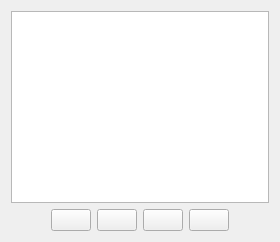
                 <widget class="QWidget" name="page_5">
                  <layout class="QVBoxLayout" name="verticalLayout_13">
                   <item>
                    <widget class="QListWidget" name="enumList"/>
                   </item>
                   <item>
                    <layout class="QHBoxLayout" name="horizontalLayout_5">
                     <item>
                      <spacer name="horizontalSpacer">
                       <property name="orientation">
                        <enum>Qt::Horizontal</enum>
                       </property>
                       <property name="sizeHint" stdset="0">
                        <size>
                         <width>40</width>
                         <height>20</height>
                        </size>
                       </property>
                      </spacer>
                     </item>
                     <item>
                      <widget class="QPushButton" name="enumRemoveButton">
                       <property name="toolTip">
                        <string>Delete</string>
                       </property>
                       <property name="text">
                        <string/>
                       </property>
                       <property name="icon">
                        <iconset resource="res.qrc">
                         <normaloff>:/res/icons/Delete-96.png</normaloff>:/res/icons/Delete-96.png</iconset>
                       </property>
                      </widget>
                     </item>
                     <item>
                      <widget class="QPushButton" name="enumMoveDownButton">
                       <property name="toolTip">
                        <string>Move down</string>
                       </property>
                       <property name="text">
                        <string/>
                       </property>
                       <property name="icon">
                        <iconset resource="res.qrc">
                         <normaloff>:/res/icons/Down-96.png</normaloff>:/res/icons/Down-96.png</iconset>
                       </property>
                      </widget>
                     </item>
                     <item>
                      <widget class="QPushButton" name="enumMoveUpButton">
                       <property name="toolTip">
                        <string>Move up</string>
                       </property>
                       <property name="text">
                        <string/>
                       </property>
                       <property name="icon">
                        <iconset resource="res.qrc">
                         <normaloff>:/res/icons/Up-96.png</normaloff>:/res/icons/Up-96.png</iconset>
                       </property>
                      </widget>
                     </item>
                     <item>
                      <widget class="QPushButton" name="enumAddButton">
                       <property name="toolTip">
                        <string>Add new</string>
                       </property>
                       <property name="text">
                        <string/>
                       </property>
                       <property name="icon">
                        <iconset resource="res.qrc">
                         <normaloff>:/res/icons/Plus Math-96.png</normaloff>:/res/icons/Plus Math-96.png</iconset>
                       </property>
                      </widget>
                     </item>
                     <item>
                      <spacer name="horizontalSpacer_8">
                       <property name="orientation">
                        <enum>Qt::Horizontal</enum>
                       </property>
                       <property name="sizeHint" stdset="0">
                        <size>
                         <width>40</width>
                         <height>20</height>
                        </size>
                       </property>
                      </spacer>
                     </item>
                    </layout>
                   </item>
                  </layout>
                 </widget>
